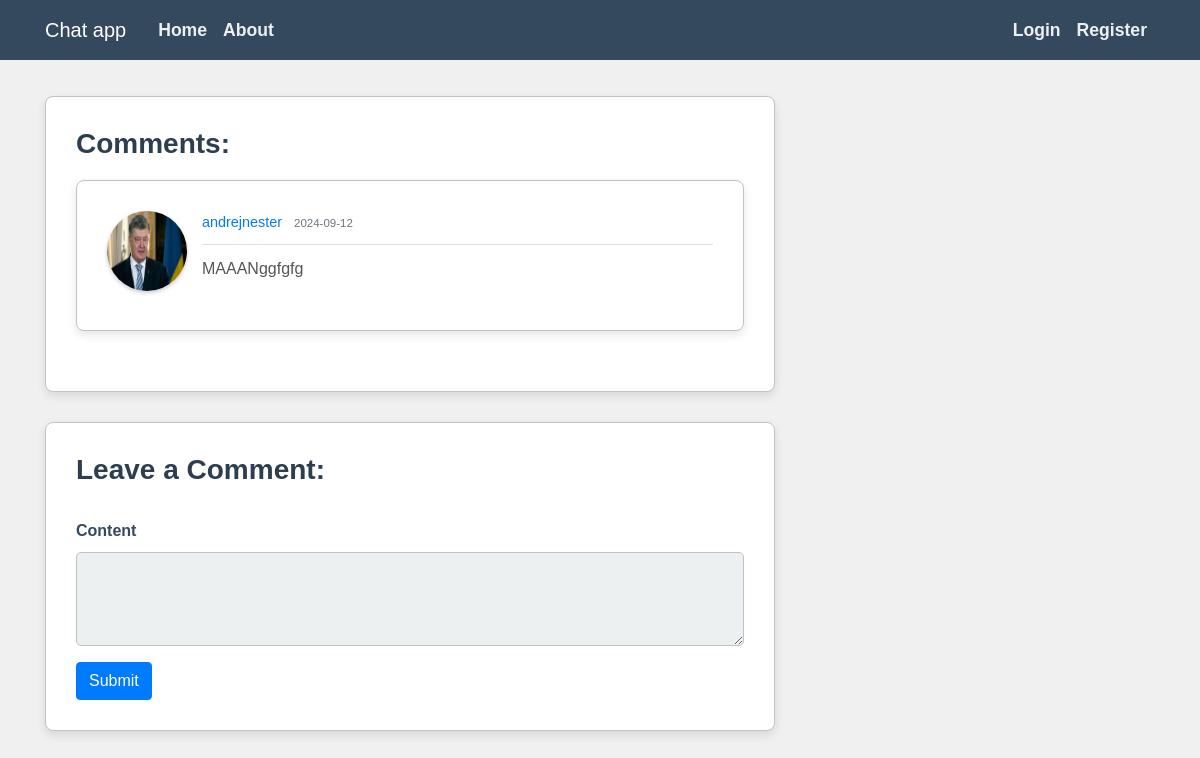
The page /all_post_comments/1 on the database as committed earlier.
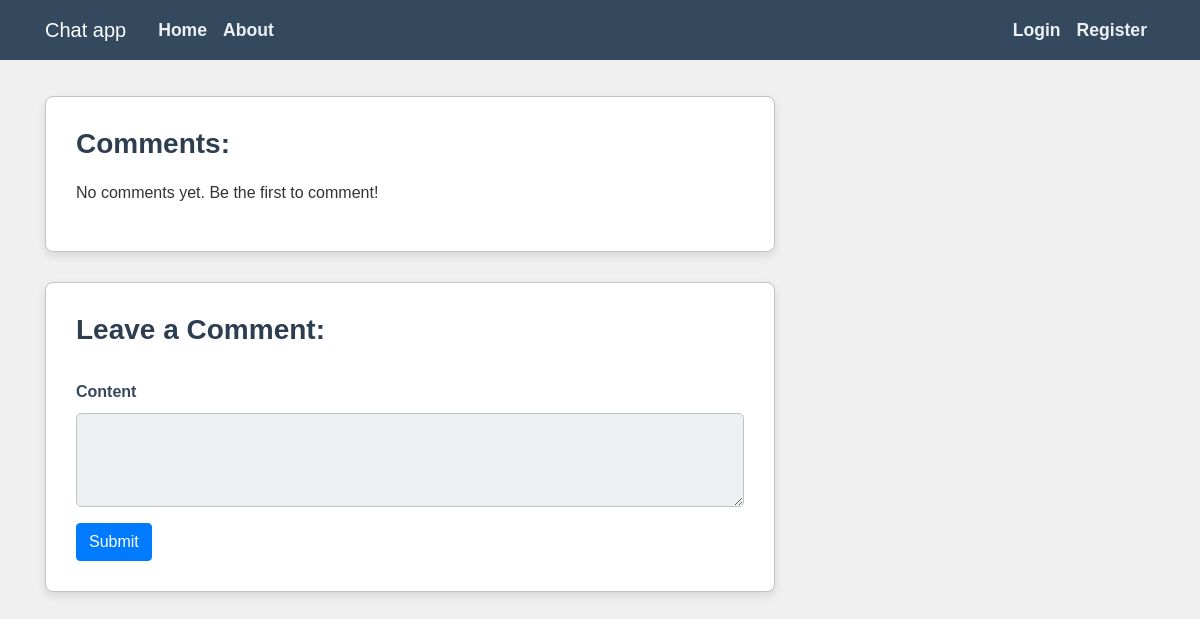
The same page on the database as committed later.
### flaskblog/models.py (models this page shows, shortened)
class Comment(db.Model):
    id=db.Column(db.Integer,primary_key=True)
    content=db.Column(db.Text)
    timestamp=db.Column(db.DateTime,index=True,default=datetime.utcnow())
    author_id=db.Column(db.Integer,db.ForeignKey('user.id'))
    post_id=db.Column(db.Integer,db.ForeignKey('post.id'))
    author = db.relationship('User', backref='comments')

class User(db.Model, UserMixin):
    id = db.Column(db.Integer, primary_key=True)
    username = db.Column(db.String(20), unique=True, nullable=False)
    email = db.Column(db.String(120), unique=True, nullable=False)
    image_file = db.Column(db.String(20), nullable=False, default='default.jpg')
    password = db.Column(db.String(60), nullable=False)
    posts = db.relationship('Post', backref='author', lazy=True)
    followed = db.relationship('Follow', foreign_keys='Follow.follower_id',
                               back_populates='follower', lazy='dynamic',
                               cascade='all, delete-orphan')
    followers = db.relationship('Follow', foreign_keys='Follow.followed_id',
                                back_populates='followed', lazy='dynamic',
                                cascade='all, delete-orphan')
    sent_messages = db.relationship('Message', foreign_keys='Message.sender_id',
                                    back_populates='sender', lazy=True)
    received_messages = db.relationship('Message', foreign_keys='Message.recipient_id',
                                        back_populates='recipient', lazy=True)
    groups=db.relationship('Group', secondary='user_groups', back_populates='members')

### flaskblog/routes.py (the view, shortened to what this page needs)
@app.route("/all_post_comments/<int:post_id>",methods=['GET','POST'])
def all_post_comments(post_id):
    post=Post.query.get(post_id)
    form=CommentForm()
    comments = post.comments.order_by(Comment.timestamp.asc()).all()
    print(comments)
    return render_template('all_post_comments.html',comments=comments,form=form)

### flaskblog/forms.py
class CommentForm(FlaskForm):
    content=TextAreaField('Content',validators=[DataRequired()])
    submit=SubmitField('Send')

### flaskblog/templates/all_post_comments.html (shortened to what this page needs)
{% extends "base.html" %}
{% block content %}
<div><section class="content-section">
    <h3>Comments:</h3>
    {% for comment in comments %}
        <article class="media content-section">
            <img class="rounded-circle article-img" src="{{ url_for('static', filename='pictures/default.jpg') }}" alt="">
            <div class="media-body">
                <div class="article-metadata">
                    <a class="mr-2" href="{{ url_for('user_info',username=comment.author.username) }}">{{ comment.author.username }}</a>
                    <small class="text-muted">{{ comment.timestamp.strftime('%Y-%m-%d') }}</small>
                </div>
                <p class="article-content">{{ comment.content }}</p>
            </div>
    {% else %}
        <p>No comments yet. Be the first to comment!</p>
    {% endfor %}</div>
    <footer class="content-section">
        <h3>Leave a Comment:</h3>
        <form method="POST" action="">
            <div class="form-group">
                {{ form.content.label(class="form-control-label") }}
                {{ form.content(class="form-control", rows="3") }}
            </div>
            <button type="submit" class="btn btn-primary">Submit</button>
        </form>
    </footer>
{% endblock %}

Rows that differ between the two databases and show on the page:
removed Comment: author.username "andrejnester", timestamp "2024-09-12", content "MAAANggfgfg"
Other text that changed with them:
text now shown: "No comments yet. Be the first to comment!"
